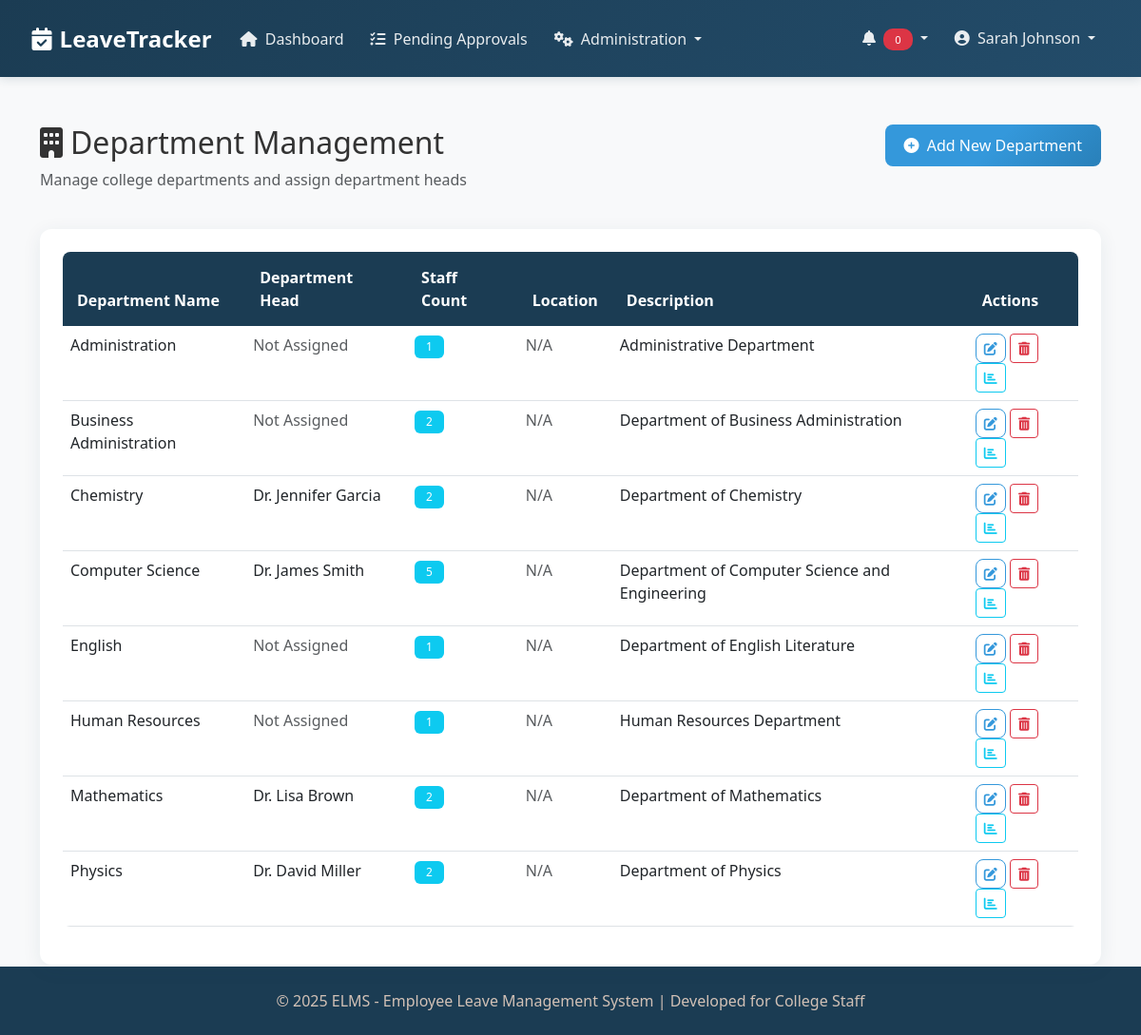
The page /modules/departments.php (signed in) on the database its author committed.
### tables this page shows
CREATE TABLE IF NOT EXISTS `departments` (
  `id` int(11) NOT NULL AUTO_INCREMENT,
  `name` varchar(100) NOT NULL,
  `code` varchar(20) NOT NULL,
  `head_id` int(11) DEFAULT NULL,
  `dean_id` int(11) DEFAULT NULL,
  `description` text,
  `created_at` timestamp NOT NULL DEFAULT CURRENT_TIMESTAMP,
  `updated_at` timestamp NOT NULL DEFAULT CURRENT_TIMESTAMP ON UPDATE CURRENT_TIMESTAMP,
  PRIMARY KEY (`id`),
  UNIQUE KEY `code` (`code`)
);

### modules/departments.php (the view, shortened to what this page needs)
<?php
require_once '../config/db.php';
$departments_sql = "SELECT d.*,
                   CONCAT(u.first_name, ' ', u.last_name) as head_name,
                   (SELECT COUNT(*) FROM users WHERE department_id = d.id) as staff_count
                   FROM departments d
                   LEFT JOIN users u ON d.head_id = u.id
                   ORDER BY d.name";
$departments_stmt = $conn->prepare($departments_sql);
$departments_stmt->execute();
$departments = $departments_stmt->fetchAll();
include_once '../includes/header.php';
?>
<div class="container">
    <div class="row mb-4">
        <div class="col-md-8">
            <h2><i class="fas fa-building me-2"></i>Department Management</h2>
            <p class="text-muted">Manage college departments and assign department heads</p>
        </div>
        <div class="col-md-4 text-end">
            <button type="button" class="btn btn-primary" data-bs-toggle="modal" data-bs-target="#addDepartmentModal">
                <i class="fas fa-plus-circle me-1"></i> Add New Department
            </button>
        </div>
    </div>
    <div class="card">
        <div class="card-body">
            <div class="table-responsive">
                <table class="table table-hover">
                    <thead>
                        <tr>
                            <th>Department Name</th>
                            <th>Department Head</th>
                            <th>Staff Count</th>
                            <th>Location</th>
                            <th>Description</th>
                            <th>Actions</th>
                        </tr>
                    </thead>
                    <tbody>
                        <?php foreach ($departments as $department): ?>
                            <tr>
                                <td><?php echo htmlspecialchars($department['name']); ?></td>
                                <td>
                                    <?php
                                        if (!empty($department['head_name'])) {
                                            echo htmlspecialchars($department['head_name']);
                                        } else {
                                            echo '<span class="text-muted">Not Assigned</span>';
                                        }
                                    ?>
                                </td>
                                <td>
                                    <span class="badge bg-info"><?php echo $department['staff_count']; ?></span>
                                </td>
                                <td>
                                    <?php
                                        if (!empty($department['location'])) {
                                            echo htmlspecialchars($department['location']);
                                        } else {
                                            echo '<span class="text-muted">N/A</span>';
                                        }
                                    ?>
                                </td>
                                <td>
                                    <?php
                                        if (!empty($department['description'])) {
                                            echo htmlspecialchars(substr($department['description'], 0, 50));
                                        } else {
                                            echo '<span class="text-muted">No description</span>';
                                        }
                                    ?>
                                </td>
                                <td>
                                    <button type="button" class="btn btn-sm btn-outline-primary edit-dept-btn"
                                            data-bs-toggle="modal"
                                            data-bs-target="#editDepartmentModal"
                                            data-id="<?php echo $department['id']; ?>"
                                            data-name="<?php echo htmlspecialchars($department['name']); ?>"
                                            data-description="<?php echo htmlspecialchars($department['description'] ?? ''); ?>"
                                            data-location="<?php echo htmlspecialchars($department['location'] ?? ''); ?>"
                                            data-head-id="<?php echo $department['head_id'] ?? ''; ?>">
                                        <i class="fas fa-edit"></i>
                                    </button>
                                    <button type="button" class="btn btn-sm btn-outline-danger delete-dept-btn"
                                            data-bs-toggle="modal"
                                            data-bs-target="#deleteDepartmentModal"
                                            data-id="<?php echo $department['id']; ?>"
                                            data-name="<?php echo htmlspecialchars($department['name']); ?>"
                                            data-staff-count="<?php echo $department['staff_count']; ?>">
                                        <i class="fas fa-trash-alt"></i>
                                    </button>
                                    <a href="/reports/department_report.php?id=<?php echo $department['id']; ?>" class="btn btn-sm btn-outline-info">
                                        <i class="fas fa-chart-bar"></i>
                                    </a>
                                </td>
                            </tr>
                        <?php endforeach; ?>
                    </tbody>
                </table>
            </div>
        </div>
    </div>
</div>
<?php
include_once '../includes/footer.php';
?>

### css/style.css (style rules this page uses)
:root { --primary-dark: #1B3C53; --primary-medium: #234C6A; --primary-light: #456882; --accent-light: #D2C1B6; --white: #ffffff; --light-gray: #f8f9fa; --border-color: #e9ecef; }
html, body { height: 100%; }
body { font-family: 'Segoe UI', Tahoma, Geneva, Verdana, sans-serif; background-color: var(--light-gray); color: #333; display: flex; flex-direction: column; }
.card { border: none; border-radius: 12px; box-shadow: 0 4px 20px rgba(27, 60, 83, 0.08); transition: all 0.3s ease; background: var(--white); }
.card-body { padding: 1.5rem; }
.btn-primary { background: linear-gradient(135deg, #3498db 50%, #2980b9 100%); border: none; border-radius: 8px; padding: 10px 20px; font-weight: 500; transition: all 0.3s ease; color: white; }
.btn-outline-primary { border-color: #3498db; color: #3498db; border-radius: 8px; font-weight: 500; transition: all 0.3s ease; }
.table { border-radius: 8px; overflow: hidden; }
.table thead th { background-color: var(--primary-dark); color: var(--white); border: none; font-weight: 600; padding: 15px; }
.table tbody tr { transition: all 0.2s ease; }
.badge { border-radius: 6px; padding: 6px 12px; font-weight: 500; }

### rows shown on the page
departments: name "Administration", shows "Not Assigned", staff_count "1", description "Administrative Department"
departments: name "Business Administration", shows "Not Assigned", staff_count "2", description "Department of Business Administration"
departments: name "Chemistry", head_name "Dr. Jennifer Garcia", staff_count "2", description "Department of Chemistry"
departments: name "Computer Science", head_name "Dr. James Smith", staff_count "5", description "Department of Computer Science and Engineering"
departments: name "English", shows "Not Assigned", staff_count "1", description "Department of English Literature"
departments: name "Human Resources", shows "Not Assigned", staff_count "1", description "Human Resources Department"
departments: name "Mathematics", head_name "Dr. Lisa Brown", staff_count "2", description "Department of Mathematics"
departments: name "Physics", head_name "Dr. David Miller", staff_count "2", description "Department of Physics"

### other values the page prints
$_SESSION['first_name'] . ' ' . $_SESSION['last_name'] "Sarah Johnson"
